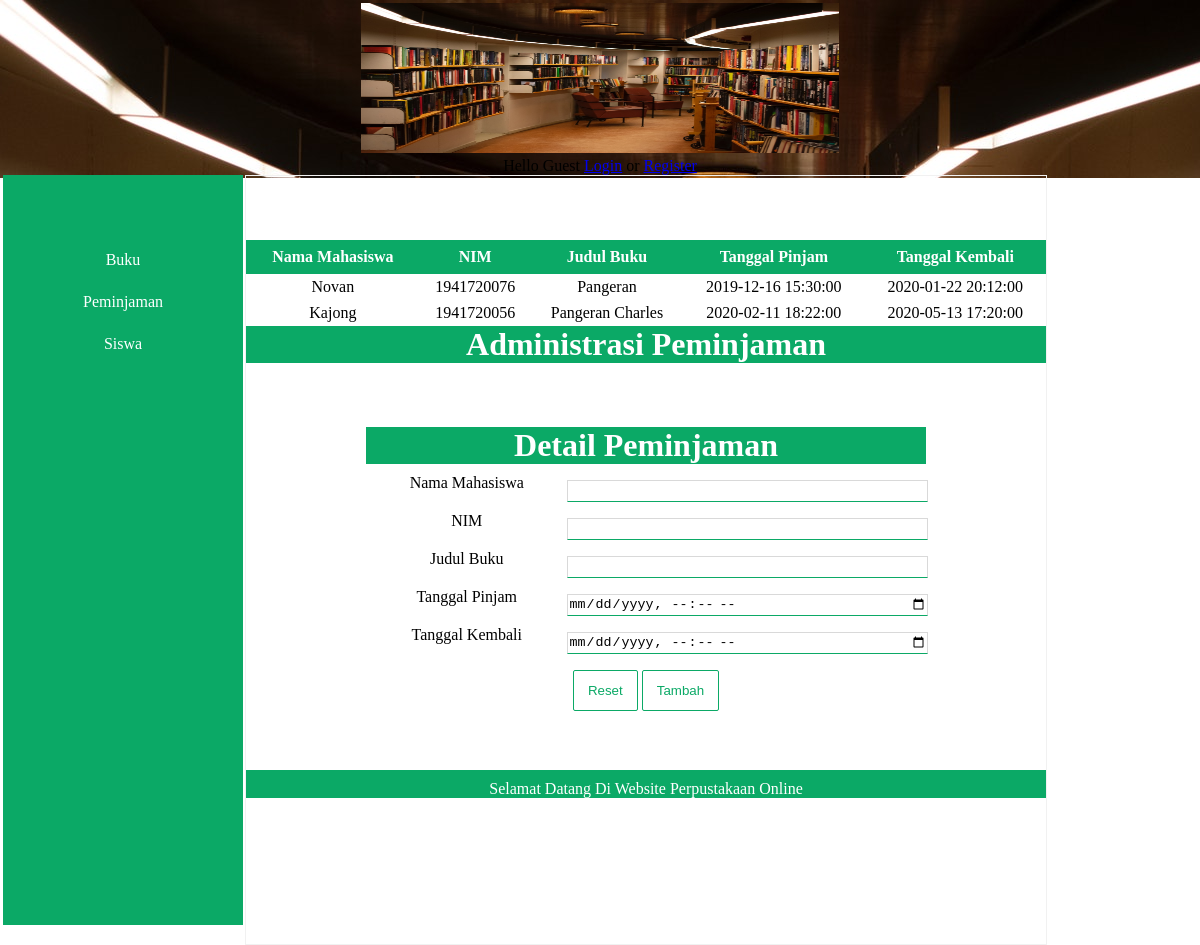
The app's page /index.php?act=peminjaman with its own data.
### tables this page shows
CREATE TABLE `peminjaman` (
  `id_peminjaman` int(11) NOT NULL,
  `namaMhs` varchar(255) NOT NULL,
  `nim` varchar(100) NOT NULL,
  `judulBuku` varchar(255) NOT NULL,
  `tglPinjam` datetime NOT NULL,
  `tglKembali` datetime NOT NULL
);

### peminjaman.php (the view, shortened to what this page needs)
<!DOCTYPE html>
<html>
<head>
	<link rel="stylesheet" type="text/css" href="styles.css">
</head>
<body>
	<div class="container" style="margin-top: 64px;">
			<div id="table">
	<table align="center" cellspacing="0" width="100%" style="margin-top: 32px;">
		<tr>
			<th>Nama Mahasiswa</th>
			<th>NIM</th>
			<th>Judul Buku</th>
			<th>Tanggal Pinjam</th>
			<th>Tanggal Kembali</th>
		</tr>
			<?php
			include "koneksi.php";
			$query="SELECT * FROM peminjaman";
			$result=mysqli_query($connect, $query);
			if (mysqli_num_rows($result) > 0){
				while($row = mysqli_fetch_array($result)){
			?>
		<tr>
			<td style="text-align: center;"> <?php echo $row["namaMhs"] ?> </td>
			<td style="text-align: center;"> <?php echo $row["nim"] ?> </td>
			<td style="text-align: center;"> <?php echo $row["judulBuku"] ?> </td>
			<td style="text-align: center;"> <?php echo $row["tglPinjam"] ?> </td>
			<td style="text-align: center;"> <?php echo $row["tglKembali"] ?> </td>
		</tr>
				<?php
				}
			}
			else {
				echo "0 results";
			}
			?>
		</table>
	</div>
		<h1 align="center">Administrasi Peminjaman</h1>
		<table align="center" cellspacing="0" width="70%" style="margin:auto; margin-top: 64px;">
			<form action="simpan-pinjam.php" method="POST">
			<tr>
				<td colspan="2"><h1 align="center">Detail Peminjaman</h1></td>
			</tr>
			<tr>
				<td>Nama Mahasiswa</td>
				<td><input type="text" name="namaMhs" class="input"></td>
			</tr>
			<tr>
				<td>NIM</td>
				<td><input type="number" name="nim" class="input"></td>
			</tr>
			<tr>
				<td>Judul Buku</td>
				<td><input type="text" name="judulBuku" class="input"></td>
			</tr>
			<tr>
				<td>Tanggal Pinjam</td>
				<td><input type="datetime-local" name="tglPinjam" class="input"></td>
			</tr>
			<tr>
				<td>Tanggal Kembali</td>
				<td><input type="datetime-local" name="tglKembali" class="input"></td>
			</tr>
			<tr>
				<td colspan="2" style="padding-bottom: 16px;">
					<input type="reset" class="submit" value="Reset">
					<input type="submit" class="submit right" value="Tambah">
				</td>
			</tr>
		</form>
	</table>
</div>
</body>
</html>

### styles.css (style rules this page uses)
* { padding: 0; margin: 0; }
.input { width: 100%; height: 20px; border: 1px solid #d9d9d9; border-bottom: 1px solid #0ba966; margin-top: 16px; }
.submit { padding: 12px 14px; background: #fff; color: #0ba966; border-radius: 2px; border: 1px solid #0ba966; margin-top: 16px; transition: .3s; }
.container { width: auto; }
.container h1 { background: #0ba966; color: #fff; }
#table th { padding: 8px; background: #0ba966; color: #fff; }
#table td { padding: 4px; }

### records on screen
peminjaman: namaMhs "Novan", nim "1941720076", judulBuku "Pangeran", tglPinjam "2019-12-16 15:30:00", tglKembali "2020-01-22 20:12:00"
peminjaman: namaMhs "Kajong", nim "1941720056", judulBuku "Pangeran Charles", tglPinjam "2020-02-11 18:22:00", tglKembali "2020-05-13 17:20:00"
